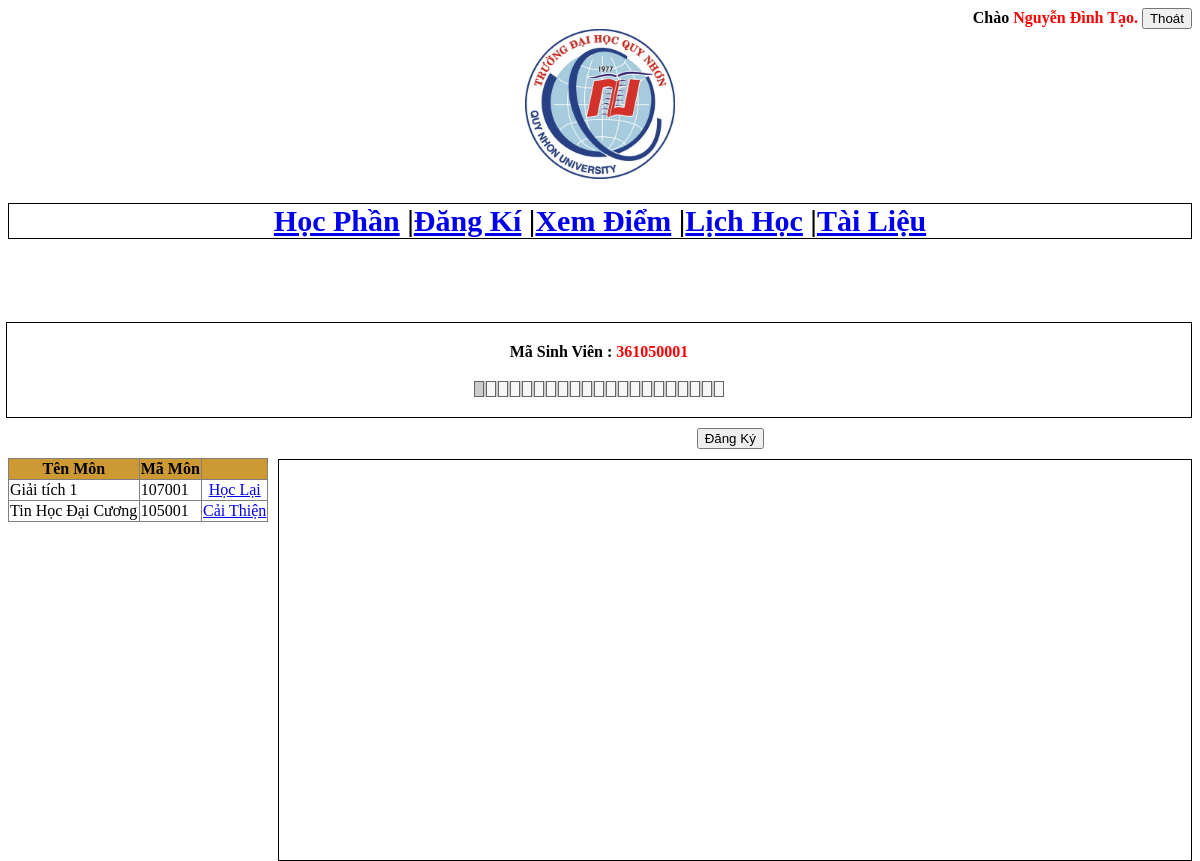
The app's page /SinhVien/dangKy.php (signed in) with its own data.
### tables this page shows
CREATE TABLE IF NOT EXISTS `361050001` (
  `sott` int(10) unsigned NOT NULL AUTO_INCREMENT,
  `Dsach` varchar(220) NOT NULL,
  `maMon` varchar(50) NOT NULL,
  `maHP` varchar(50) DEFAULT NULL,
  `soTC` int(11) NOT NULL,
  `HK` int(11) NOT NULL,
  `T2` varchar(50) DEFAULT NULL,
  `T3` varchar(50) DEFAULT NULL,
  `T4` varchar(50) DEFAULT NULL,
  `T5` varchar(50) DEFAULT NULL,
  `T6` varchar(50) DEFAULT NULL,
  `T7` varchar(50) DEFAULT NULL,
  `CN` varchar(50) DEFAULT NULL,
  `thoigian` date DEFAULT NULL,
  `chuyenCan` float DEFAULT NULL,
  `giuaKy` float DEFAULT NULL,
  `cuoiKy` float DEFAULT NULL,
  `DTB` float DEFAULT NULL,
  `dangKy` varchar(50) DEFAULT NULL,
  `rangBuoc` varchar(240) DEFAULT NULL,
  `loai` varchar(50) DEFAULT NULL,
  PRIMARY KEY (`sott`)
);

### SinhVien/AD.php (called while the page is built, shortened)
<?php
	class Data
	{
		public static function TruyVanDiem($sql)
		{
			$conn=mysqli_connect("localhost","root","") or die("Không thể kết nối cơ sở dữ liệu");
			mysqli_select_db($conn,"quanli_diem");
			mysqli_query($conn,"set names 'utf8'");
			$result=mysqli_query($conn,$sql) or die ("Khong thuc hien duoc !");
			return $result;
		}
		public static function TruyVanSV($sql)
		{
			$conn=mysqli_connect("localhost","root","") or die("Không thể kết nối cơ sở dữ liệu");
			mysqli_select_db($conn,"quanli_sinhvien");
			mysqli_query($conn,"set names 'utf8'");
			$result=mysqli_query($conn,$sql) or die ("Khong thuc hien duoc !");
			return $result;
		}
	}
?>

### SinhVien/dangKy.php (the view, shortened to what this page needs)
<!DOCTYPE html PUBLIC "-//W3C//DTD XHTML 1.0 Transitional//EN" "http://www.w3.org/TR/xhtml1/DTD/xhtml1-transitional.dtd">
<html xmlns="http://www.w3.org/1999/xhtml">
<head>
</head>
<body>
<?php
    require 'AD.php';
    if(isset($_SESSION['ma']) && isset($_SESSION['id']) && isset($_SESSION['name']) && isset($_SESSION['subname']) && isset($_SESSION['mk']))
    {
        $sql="Select * from newsv where matkhau='".$_SESSION['mk']."' and ten='".$_SESSION['name']."' and ho='".$_SESSION['subname']."' and masv='".$_SESSION['ma']."' ";
        $kqua=Data::TruyVanSV($sql);
        if($num=mysqli_num_rows($kqua) > 0)
        {
            require 'top.php';
            $time=1;
            if($time==1)
            {
          		$khoa="";$masv="";
                $kqua=Data::TruyVanSV($sql);
		          if($row=mysqli_fetch_array($kqua)){$khoa=$row['khoa'];$masv=$row['masv'];}
?>
<div class="TR1" >
    <label class="span3" id="span3">
        <form name="form3" style="margin:20px;" id="form3">
            <center>
                <label style="font-weight: bold;">Mã Sinh Viên : <span id="layMaSV" style="color: red;"><?php echo $_SESSION['ma']; ?></span></label>
            </center>
        </form>
    	<form name="form2" style="margin:20px;" id="form2">
        </form>
    </label>
    <label class="span1" id="span1">
        <table border="1" class="bang" style="border-collapse:collapse;" width="100%">
  	     <tr bgcolor="#C93">
    	       <th>Tên Môn</th>
    	       <th>Mã Môn</th>
               <th></th>
  	     </tr>
    <?php
        $hk=Data::layHK($khoa);
        $thang=Data::layNgayThang("m");
        if($thang>=6  && $thang<8)
            $sql="select * from `".$masv."` where DTB<5 order by Dsach asc";
        else
            $sql="select * from `".$masv."` where HK<=".($hk+1)." order by Dsach asc";
        $kqua=Data::TruyVanDiem($sql);
        while($row=mysqli_fetch_array($kqua))
        {
            if($row['dangKy']=="" || $row['dangKy']=="DangHoc")
            {
                if($row['rangBuoc']!="")
                {
                    $sql2 = "select * from `".$masv."` where maMon='".$row['rangBuoc']."' order by sott asc";
                    $kqua2 = Data::TruyVanDiem($sql2);
                    if($row2 = mysqli_fetch_array($kqua2))
                    {
                        if($row2['dangKy']!="" && $row2['chuyenCan']!="" && $row2['giuaKy']!="" && $row2['cuoiKy']!="")
                        {
                            echo '<td>'.$row['Dsach'].'</td>';
                            echo '<td>'.$row['maMon'].'</td>';
                            if($row['DTB']<4 and $row['DTB']!="")
                                echo '<td align="center"><a href="javascript:chonLich(\''.$row['maMon'].'\')">Học Lại</a></td>';
                            elseif($row['DTB']<5 and $row['DTB']!="")
                                echo '<td align="center"><a href="javascript:chonLich(\''.$row['maMon'].'\')">Cải Thiện</a></td>';
                            else
                                echo '<td align="center"><a href="javascript:chonLich(\''.$row['maMon'].'\')">Chọn</a></td>';
                            echo '</tr>';
                        }
                    }
                }
                else
                {
                    echo '<td>'.$row['Dsach'].'</td>';
                    echo '<td>'.$row['maMon'].'</td>';
                    if($row['DTB']<4 and $row['DTB']!="")
                        echo '<td align="center"><a href="javascript:chonLich(\''.$row['maMon'].'\')">Học Lại</a></td>';
                    elseif($row['DTB']<5 and $row['DTB']!="")
                        echo '<td align="center"><a href="javascript:chonLich(\''.$row['maMon'].'\')">Cải Thiện</a></td>';
                    else
                        echo '<td align="center"><a href="javascript:chonLich(\''.$row['maMon'].'\')">Chọn</a></td>';
                }
            }
        }
    ?>
        </table>
    </label>
    <label class="span4" id="span4">
        <center>
            <input type="button" name="chonLichdk" id="chonLichdk" value="Đăng Ký" style=" margin: 10px;" />
        </center>
    </label>
    <label class="span2" id="span2">
    </label>
</div>
<?php
            }
            else
                echo "<center>Hết thời hạn đăng ký !</center>";
        }
        else
        {
            echo "<center>Đăng nhập lỗi ! <a href=\"index.php\">Đăng Nhập</a></center>";
        }
    }
    else
        {
            echo "<center>Vui lòng đăng nhập ! <a href=\"index.php\">Đăng Nhập</a></center>";
        }
?>
</body>
</html>

### SinhVien/dangKy.php (style rules this page uses)
.TR1 { width:100%; background-color:#FFF; }
.span1 { width:22%; overflow:auto; height:400px; float:left; margin-top: 40px; }
.span2 { width:77%; overflow:auto; height:400px; float:right; border:1px solid #000; }
.span3 { width:100%; border:1px solid #000; float: right; }
span { font-weight: bold; }

### records on screen
361050001: Dsach "Giải tích 1", maMon "107001"
361050001: Dsach "Tin Học Đại Cương", maMon "105001"

### other values on screen
$_SESSION['subname'] "Nguyễn Đình"
$_SESSION['name'] "Tạo"
$_SESSION['ma'] "361050001"
